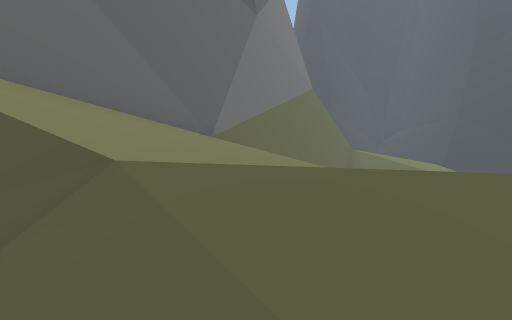
View 1 (above)

15 first-person views from a walk through a Unity game level. The camera is 1.5 m above the floor, tilts 8° down and sees 85° across. The floor is counted in squares, 1 m on a side. Each view is taken from the middle of a square. On the plan, view 1 faces up. The plan holds only what a view shows up to about 14 squares ahead; the rest is blank. The place goes on beyond the plan. The player character is not drawn. Some surface patterns are stand-ins.

View 2
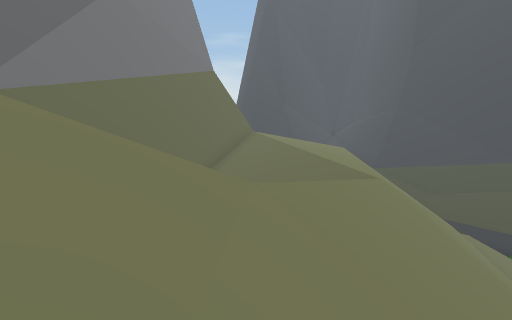

View 3
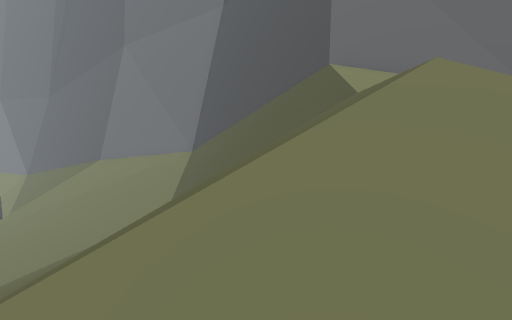

View 4
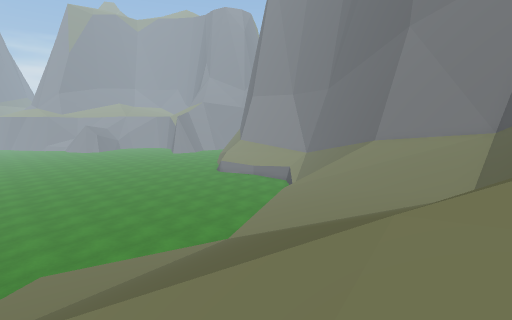

View 5
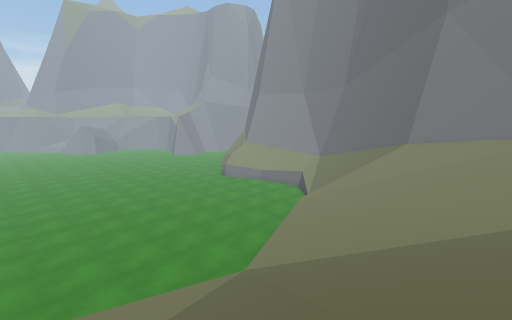

View 6
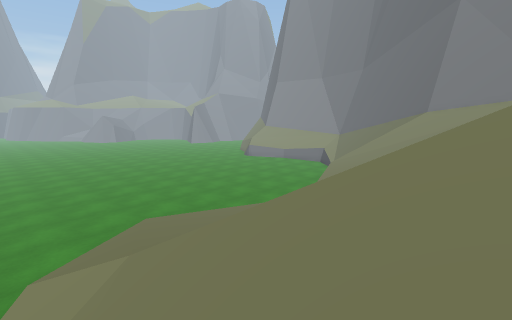

View 7
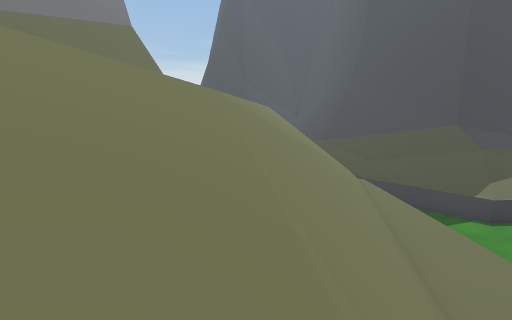

View 8
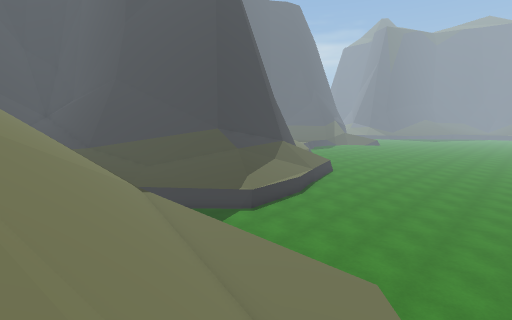

View 9
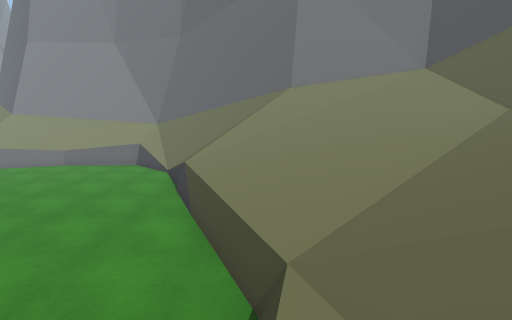

View 10
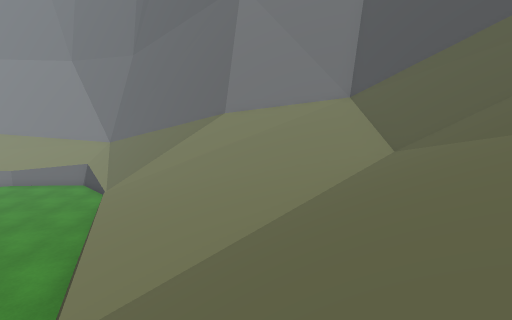

View 11
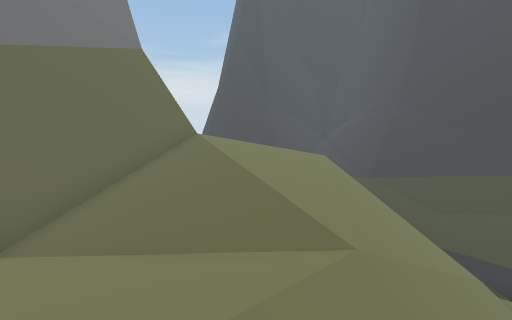

View 12
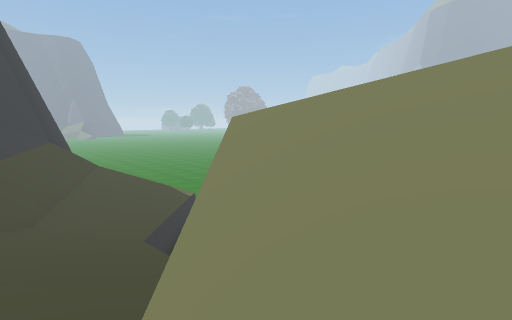

View 13
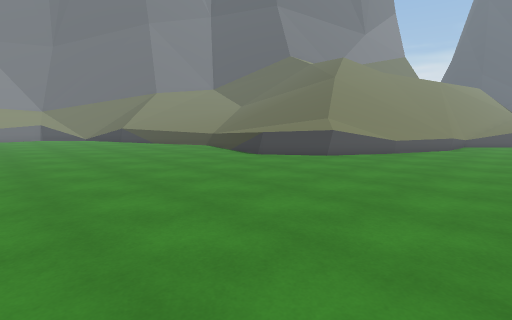

View 14
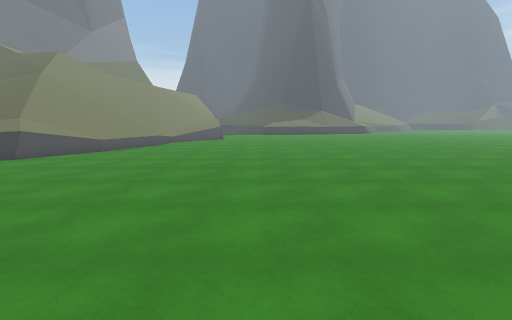

View 15
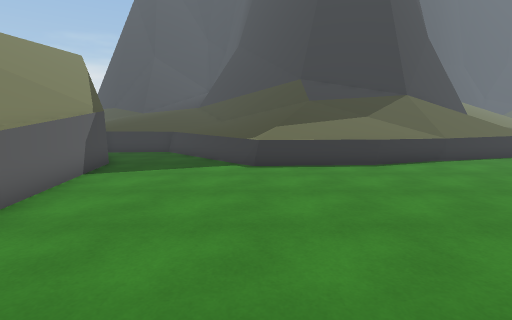

### Floor plan
Key: @ floor where view 1 was taken; # wall or solid block; . main floor; : floor 1 m higher than the main floor; + floor 1.25 m higher than the main floor; * floor 1.5 m higher than the main floor; % floor 1.75 m higher than the main floor; & floor 5 m higher than the main floor; $ floor 5.25 m higher than the main floor; / step, stairs or slope; = window, fence, low wall or low ledge; ^ raised ledge; v drop or lower ground.
Columns run from 11 left of view 1 to 25 right of it. Each row starts with its distance up from view 1.
 18                  /    ^^^^^^
 17                  //v ^^^^^^^#
 16                  ///v^^^^^^^^#
 15                  ////^^^^^^^^^
 14               ^^=$////...=^^^^^
 13               ^#////// ...=^^^^^^^^^^
 12               #=/$///// ...=^^^^^^^^^
 11              ^^///////// ...=^^^^^^^.
 10              ^=///&/////v....==......
  9            ^^^=/////////#............
  8           ^## //////////%............
  7           ^#=  /////////*...........
  6          ^#/    ////////*..........
  5         ^#///    ///////+=..........
  4         ^#///   ////////:=...........
  3        ^#///   /////=//::=...........
  2       ^#=////////////=  //...........
  1      ^#== ///////  //      ..........
  0      ^#^=  @/////   /
 -1     ^^^=/    ///
 -2   ^#^^=#//    ////     ..
 -3   ##===//// /////     =..
 -4  ^#///////////////// /...
 -5  ^#//////////////// /=...
 -6  #///////////////////=...............
 -7  #//////////////////=................
 -8 ^#//////////////////.................
 -9 ##/////////////////#.................
-10 #=////////====:::==..................
-11 ^=//////==.....==....................
-12 ^#///==..............................
-13 ##/==...............................
-14 =#/................................
-15 =.................................
-16 .................................
-17 ................................
-18 ...............................
-19 ...... ..................
-20 .....        ........... .  .

Where each view was taken, in squares from view 1:
view 1: 0 up, 0 right, facing up
view 2: 0 up, 5 right, facing up
view 3: 0 up, 5 right, facing left
view 4: 2 down, 6 right, facing down-left
view 5: 4 down, 5 right, facing down-left
view 6: 4 down, 8 right, facing down-left
view 7: 0 up, 9 right, facing up
view 8: 1 up, 9 right, facing up-right
view 9: 10 down, 3 right, facing left
view 10: 7 down, 3 right, facing left
view 11: 4 up, 7 right, facing up
view 12: 18 up, 6 right, facing down-right
view 13: 20 down, 14 right, facing up-left
view 14: 20 down, 17 right, facing up
view 15: 1 up, 18 right, facing up
